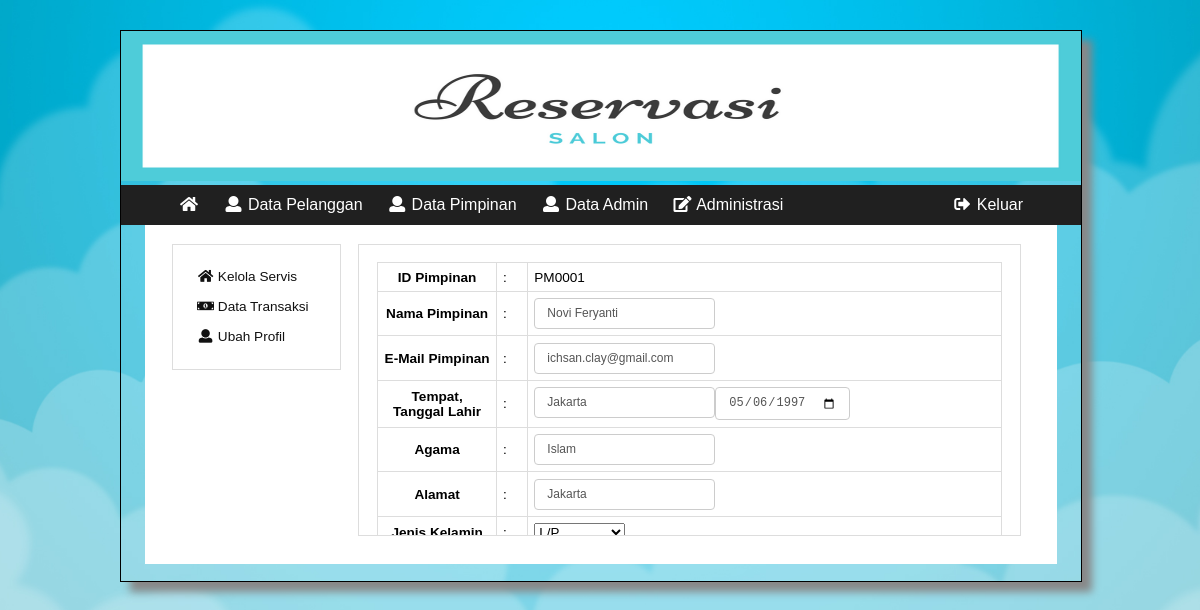
Page /akses/pimpinan/index.php?p=d_administrasi&k=a_ubah_profil on the committed database.
### tables this page shows
CREATE TABLE `pimpinan` (
  `id_pimpinan` varchar(15) NOT NULL,
  `nama_pimpinan` varchar(100) DEFAULT NULL,
  `email_pimpinan` varchar(100) DEFAULT NULL,
  `tanggal_lahir_pimpinan` date DEFAULT NULL,
  `tempat_lahir_pimpinan` varchar(40) DEFAULT NULL,
  `agama_pimpinan` varchar(15) DEFAULT NULL,
  `password_pimpinan` varchar(100) DEFAULT NULL,
  `alamat_pimpinan` text,
  `jk_pimpinan` enum('L','P') DEFAULT NULL
);

### akses/controller.php (called while the page is built, shortened)
<?php
if (!empty($_SESSION['id'])) {
  $query_pimpinan = "SELECT * FROM pimpinan WHERE id_pimpinan = '$_SESSION[id]' ";
  $sql_pimpinan = mysqli_query($mysqli,$query_pimpinan);
  $query_reservasi_pl = "SELECT * FROM transaksi WHERE id_pelanggan = '$_SESSION[id]' order by kode_transaksi asc";
  $sql_reservasi_pl = $mysqli->query($query_reservasi_pl);
}
elseif (empty($_SESSION['id'])) {
  $query_pimpinan = "SELECT * FROM pimpinan";
  $sql_pimpinan = mysqli_query($mysqli,$query_pimpinan);
}
?>

### akses/pimpinan/konten/administrasi/a_ubah_profil.php (the view, shortened to what this page needs)
<form action="konten/proses/a_ubah_profil_aksi.php" method="post">
  <table id="tbl">
    <?php
    foreach ($sql_pimpinan as $key) {
      extract($key);
      ?>
           <tr>
               <th width="19%">ID Pimpinan</th>
               <td width="5%">:</td>
               <td><input type="hidden" name="id_pimpinan" value="<?php echo $id_pimpinan; ?>"><?php echo $id_pimpinan; ?></td>
           </tr>
           <tr>
               <th width="19%">Nama Pimpinan</th>
               <td width="5%">:</td>
               <td><input type="text" name="nama_pimpinan" value="<?php echo $nama_pimpinan; ?>"></td>
           </tr>
           <tr>
               <th width="19%">E-Mail Pimpinan</th>
               <td width="5%">:</td>
               <td><input type="text" name="email_pimpinan" value="<?php echo $email_pimpinan; ?>"></td>
           </tr>
           <tr>
               <th width="19%">Tempat, Tanggal Lahir</th>
               <td width="5%">:</td>
               <td><input type="text" name="tempat_lahir_pimpinan" value="<?php echo $tempat_lahir_pimpinan; ?>"><input type="date" name="tanggal_lahir_pimpinan" value="<?php echo $tanggal_lahir_pimpinan; ?>"></td>
           </tr>
           <tr>
               <th width="19%">Agama</th>
               <td width="5%">:</td>
               <td><input type="text" name="agama_pimpinan" value="<?php echo $agama_pimpinan; ?>"></td>
           </tr>
           <tr>
               <th width="19%">Alamat</th>
               <td width="5%">:</td>
               <td><input type="text" name="alamat_pimpinan" value="<?php echo $alamat_pimpinan; ?>"></td>
           </tr>
           <tr>
               <th width="19%">Jenis Kelamin</th>
               <td width="5%">:</td>
               <td>
                 <select name="jk_pimpinan">
                   <option value="<?php echo $jk_pimpinan; ?>">L/P</option>
                 </select>
               </td>
           </tr>
           <?php
         }
          ?>
   </table>
</form>

### akses/booking.css (style rules this page uses)
@media (min-width: 576px) { body { background: url(img/bg.jpg); -webkit-background-size: 100% 100%; -moz-background-size: 100% 100%; -o-background-size: 100% 100%; background-size: cover; background-repeat: no-repeat; background-position: center; position: absolute; background-attachment: fixed; margin: 0px; padding: 0px; background-color: #fff; overflow-x: hidden; } }
@media (min-width: 576px) { #tbl { width: 100%; align-content: center; border-spacing: 0; border: 1px solid #ddd; border-right: 0; border-bottom: 0; display: table; position: relative; } }
@media (min-width: 576px) { #tbl th, #tbl td { padding: 1%; border: 1px solid #ddd; border-top: 0; border-left: 0; } }
@media (min-width: 576px) { #tbl input { padding: 6px 12px; font-size: 12px; line-height: 1.42857143; border-radius: 4px; color: #555; background-color: #fff; background-image: none; border: 1px solid #ccc; border-radius: 4px; } }

### rows in the picture
pimpinan: id_pimpinan "PM0001", nama_pimpinan "Novi Feryanti", email_pimpinan "ichsan.clay@gmail.com", tempat_lahir_pimpinan "Jakarta", tanggal_lahir_pimpinan "05/06/1997", agama_pimpinan "Islam", alamat_pimpinan "Jakarta"
